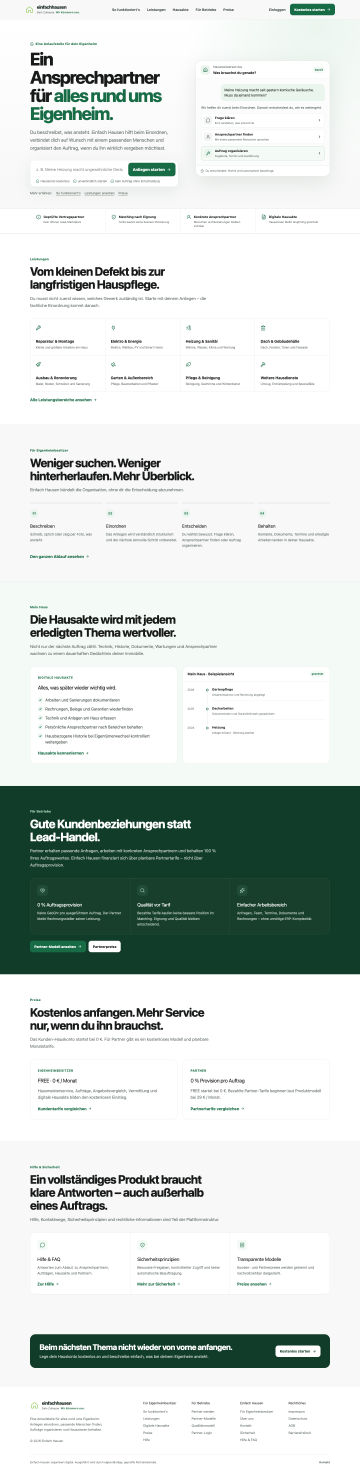
#> input picture presentation/01-website-startseite.png, 1440 x 5880 px, found by its file name (shown at 1/4 size)
$ python rebuild_professional_deck.py
#> lines starting #> are read from the running program, lines starting #| are printed output that depends on the picture
from PIL import Image, ImageOps, ImageDraw
from pathlib import Path

ROOT = Path('presentation')
ASSETS = ROOT / 'professional-assets'
ASSETS.mkdir(exist_ok=True)

# Crop definitions: source, output, box=(left,top,right,bottom)
crops = [
    ('01-website-startseite.png','web_hero.png',(0,0,1440,1050)),
    ('01-website-startseite.png','web_value.png',(0,1000,1440,2300)),
    ('01-website-startseite.png','web_process_preview.png',(0,2300,1440,3950)),
    ('01-website-startseite.png','web_cta.png',(0,4050,1440,5600)),
    ('02-website-leistungen.png','web_services_top.png',(0,0,1440,1280)),
    ('02-website-leistungen.png','web_services_cards.png',(0,700,1440,2200)),
    ('03-website-so-funktionierts.png','web_how_top.png',(0,0,1440,1320)),
    ('03-website-so-funktionierts.png','web_how_steps.png',(0,940,1440,2500)),
    ('04-eigentuemer-app-start.png','owner_home_top.png',(0,0,390,844)),
    ('04-eigentuemer-app-start.png','owner_home_next.png',(0,760,390,1323)),
    ('05-eigentuemer-app-hausmeister.png','owner_hausmeister.png',(0,0,390,844)),
    ('06-eigentuemer-app-mein-haus.png','owner_house_top.png',(0,0,390,844)),
    ('06-eigentuemer-app-mein-haus.png','owner_house_docs.png',(0,760,390,1604)),
    ('07-eigentuemer-app-tarife.png','owner_tariffs_top.png',(0,0,390,844)),
    ('07-eigentuemer-app-tarife.png','owner_tariffs_details.png',(0,700,390,1544)),
    ('08-handwerker-app-start.png','pro_start.png',(0,0,390,844)),
    ('09-handwerker-app-auftraege.png','pro_jobs.png',(0,0,390,844)),
    ('10-handwerker-app-team.png','pro_team_top.png',(0,0,390,844)),
    ('10-handwerker-app-team.png','pro_team_details.png',(0,720,390,1564)),
    ('11-handwerker-app-profil.png','pro_profile_top.png',(0,0,390,844)),
    ('11-handwerker-app-profil.png','pro_profile_company.png',(0,900,390,1744)),
    ('11-handwerker-app-profil.png','pro_profile_checks.png',(0,2250,390,3094)),
]

def crop(src, out, box):
#> called with src = '01-website-startseite.png', out = 'web_hero.png', box = (0, 0, 1440, 1050)
    im=Image.open(ROOT/src).convert('RGB')
#> im is the input picture: PIL image 1440x5880 RGB; mean R, G, B 211, 218.6, 214.9
    # clamp box
    l,t,r,b=box
    r=min(r, im.width); b=min(b, im.height)
#> after `r = min(r, im.width)`: r = 1440
#> after `b = min(b, im.height)`: b = 1050
    im.crop((l,t,r,b)).save(ASSETS/out, quality=95)
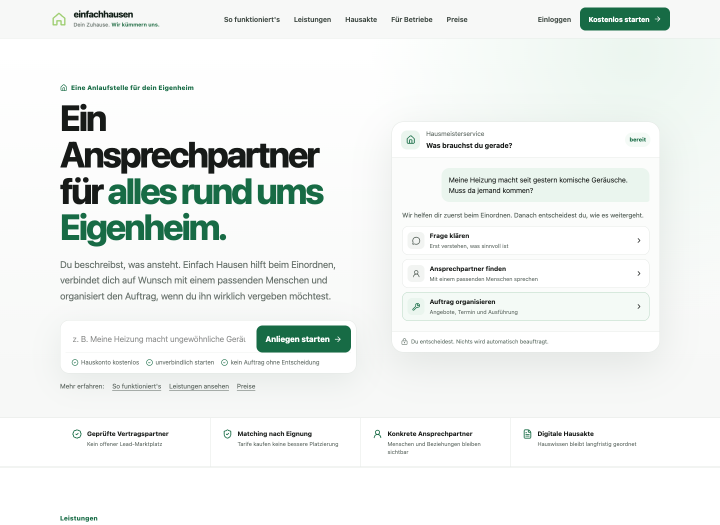
#> saved as web_hero.png: PIL image 1440x1050 RGB (shown at 1/2 size); mean R, G, B 237.3, 241.1, 239

for args in crops:
#> (the run stopped early here; a loop or call above may not have finished)
